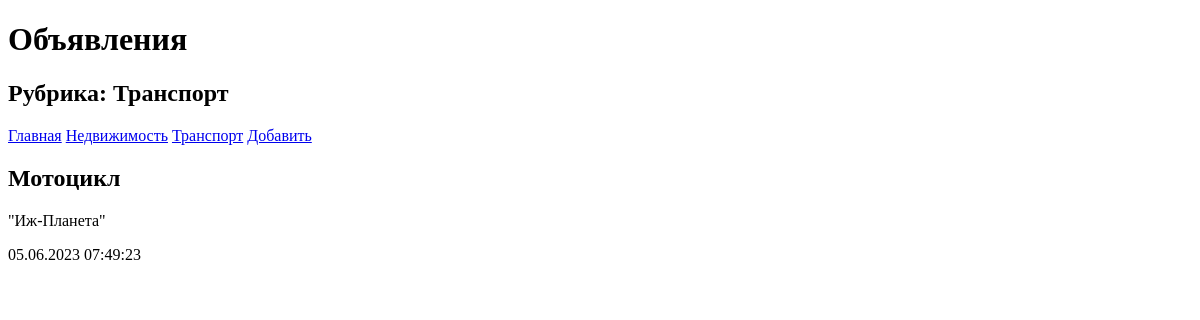
The page /bboard/2/ on the database as committed earlier.
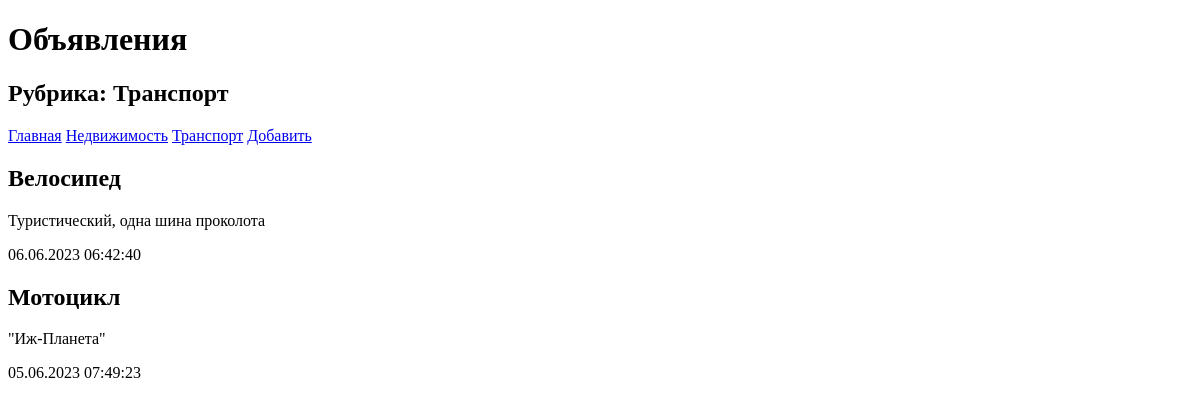
The same page on the database as committed later.
### bboard/models.py (models this page shows, shortened)
class Rubric(models.Model):
    name = models.CharField(max_length=20, db_index=True, verbose_name='Название')
    class Meta:
        verbose_name_plural = 'Рублики'
        verbose_name = 'Рублика'
        ordering = ['name']

class Bb(models.Model):
    title = models.CharField(max_length=50, verbose_name='Товар')
    content = models.TextField(verbose_name='Описание')
    price = models.FloatField(verbose_name='Цена')
    published = models.DateTimeField(auto_now_add=True, db_index=True, verbose_name='Опубликовано')
    rubric = models.ForeignKey('Rubric', null=True, on_delete=models.PROTECT, verbose_name='Рублика')
    class Meta:
        verbose_name_plural = 'Объявления'
        verbose_name = 'Объявление'
        ordering = ['-published']

### bboard/views.py (the view)
# urls.py: path('<int:rubric_id>/', rubric_bbs, name='rubric_bbs'),
def rubric_bbs(request, rubric_id):
    bbs = Bb.objects.filter(rubric=rubric_id)
    rubrics = Rubric.objects.all()
    current_rubric = Rubric.objects.get(pk=rubric_id)
    context = {'bbs': bbs, 'rubrics': rubrics, 'current_rubric': current_rubric}
    return render(request, 'bboard/rubric_bbs.html', context)

### bboard/templates/bboard/rubric_bbs.html (shortened to what this page needs)
<!DOCTYPE html>
<html>
<head>
</head>
<body>
    <h1>Объявления</h1>
    <h2>Рубрика: {{ current_rubric.name }}</h2>
    <div>
        <a href="{% url 'index' %}">Главная</a>
        {% for rubric in rubrics %}
        <a href="{% url 'rubric_bbs' rubric.pk %}">{{ rubric.name }}</a>
        {% endfor %}
        <a href="{% url 'add' %}">Добавить</a>
    </div>
    {% for bb in bbs %}
    <div>
        <h2>{{ bb.title }}</h2>
        <p>{{ bb.content }}</p>
        <p>{{ bb.published|date:"d.m.Y H:i:s" }}</p>
    </div>
    {% endfor %}
</body>
</html>

Rows that differ between the two databases and show on the page:
added Bb: title "Велосипед", content "Туристический, одна шина проколота", published "06.06.2023 06:42:40"
